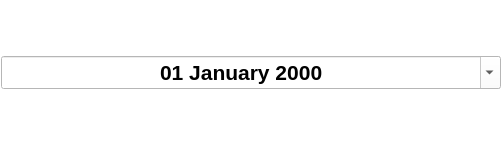
<?xml version="1.0" encoding="UTF-8"?>
<ui version="4.0">
 <class>DateWidget</class>
 <widget class="QWidget" name="DateWidget">
  <property name="geometry">
   <rect>
    <x>0</x>
    <y>0</y>
    <width>502</width>
    <height>146</height>
   </rect>
  </property>
  <property name="windowTitle">
   <string>Form</string>
  </property>
  <property name="styleSheet">
   <string notr="true">background-color : rgb(255, 255, 255)</string>
  </property>
  <layout class="QHBoxLayout" name="horizontalLayout">
   <property name="leftMargin">
    <number>1</number>
   </property>
   <property name="topMargin">
    <number>1</number>
   </property>
   <property name="rightMargin">
    <number>1</number>
   </property>
   <property name="bottomMargin">
    <number>1</number>
   </property>
   <item>
    <widget class="QDateEdit" name="dateEdit">
     <property name="font">
      <font>
       <pointsize>16</pointsize>
       <weight>75</weight>
       <bold>true</bold>
      </font>
     </property>
     <property name="alignment">
      <set>Qt::AlignCenter</set>
     </property>
     <property name="displayFormat">
      <string>dd MMMM yyyy</string>
     </property>
     <property name="calendarPopup">
      <bool>true</bool>
     </property>
    </widget>
   </item>
  </layout>
 </widget>
 <resources/>
 <connections/>
</ui>
